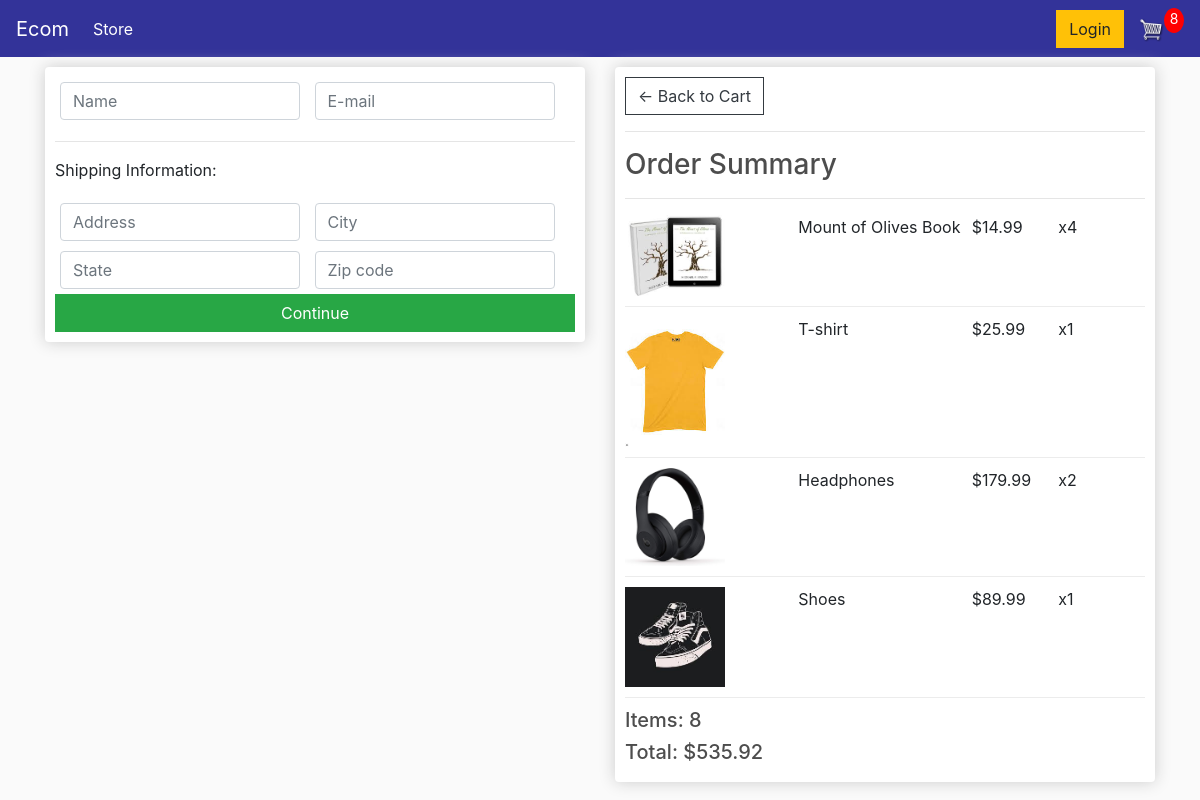
The page /checkout/ (signed in) on the database as committed earlier.
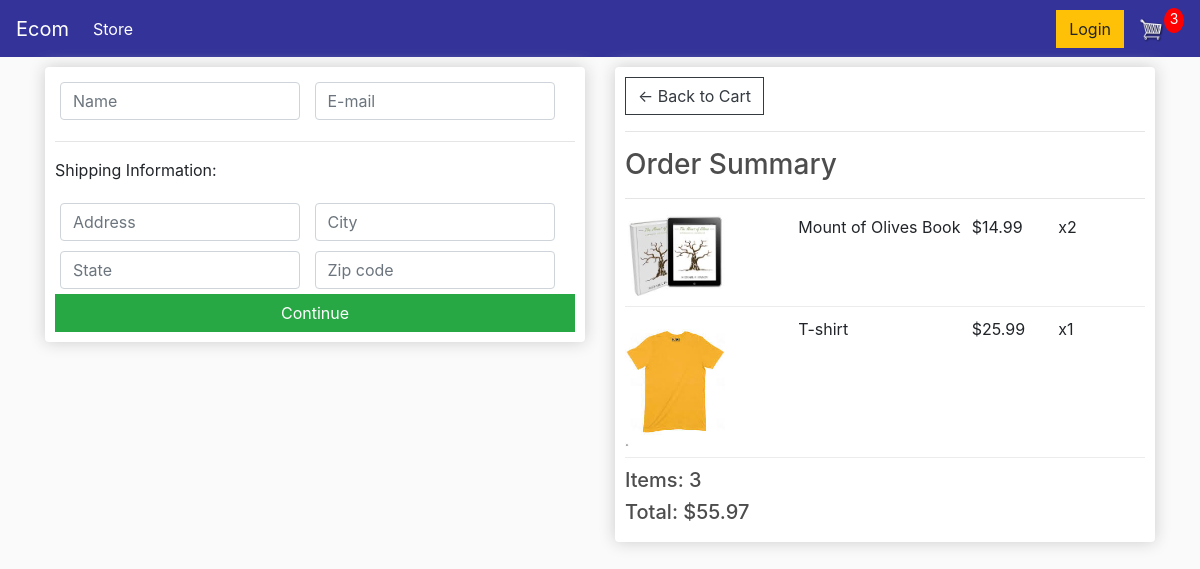
The same page on the database as committed later.
### store/models.py (models this page shows, shortened)
class OrderItem(models.Model):
    product = models.ForeignKey(Product, on_delete=models.SET_NULL, blank=True, null=True)
    order = models.ForeignKey(Order, on_delete=models.SET_NULL, blank=True, null=True)
    quantity = models.IntegerField(default=0, null=True, blank=False)
    date_added = models.DateTimeField(auto_now_add=True)
    @property
    def get_total(self):
        total = self.product.price * self.quantity
        return total

class Product(models.Model):
    name = models.CharField(max_length=200, null=True)
    price = models.FloatField()
    digital = models.BooleanField(default=False, null=True, blank=False)
    image = models.ImageField(null=True, blank=True)
    @property
    def imageURL(self):
        try:
            url = self.image.url
        except:
            url = ''
        return url

class Order(models.Model):
    customer = models.ForeignKey(Customer, on_delete=models.SET_NULL, blank=True, null=True)
    date_ordered = models.DateTimeField(auto_now_add=True)
    complete = models.BooleanField(default=False, null=True, blank=False)
    transaction_id = models.CharField(max_length=200, null=True)
    @property
    def shipping(self):
        shipping = False
        orderitems = self.orderitem_set.all()
        for i in orderitems:
            if i.product.digital == False:
                shipping = True
        return shipping
    @property
    def get_cart_total(self):
        orderitems = self.orderitem_set.all()
        total = sum([item.get_total for item in orderitems])
        return total
    @property
    def get_cart_items(self):
        orderitems = self.orderitem_set.all()
        total = sum([item.quantity for item in orderitems])
        return total

### store/views.py (the view)
def checkout(request):
    if request.user.is_authenticated:
        customer = request.user.customer
        order, created = Order.objects.get_or_create(customer=customer, complete=False)
        items = order.orderitem_set.all()
        cartItems = order.get_cart_items
    else:
        items = []
        order = {'get_cart_total': 0, 'get_cart_items': 0, 'shipping': False}
        cartItems = order['get_cart_items']
    context = {'items': items, 'order': order, 'cartItems': cartItems}
    return render(request, 'store/checkout.html', context)

### store/templates/store/checkout.html (shortened to what this page needs)
{% extends 'store/main.html' %}
{% load static %}
{% block content %}
<div class="row">
  <div class="col-lg-6">
    <div class="box-element" id="form-wrapper">
      <form id="form">
        <div id="user-info">
          <div class="form-field">
            <input required class="form-control" type="text" name="name" placeholder="Name">
          </div>
          <div class="form-field">
            <input required class="form-control" type="email" name="email" placeholder="E-mail">
          </div>
        </div>
        <div id="shipping-info">
          <hr>
          <p>Shipping Information:</p>
          <div class="form-field">
            <input  class="form-control" type="text" name="address" placeholder="Address">
          </div>
          <div class="form-field">
            <input  class="form-control" type="text" name="city" placeholder="City">
          </div>
          <div class="form-field">
            <input  class="form-control" type="text" name="state" placeholder="State">
          </div>
          <div class="form-field">
            <input  class="form-control" type="text" name="zipcode" placeholder="Zip code">
          </div>
        </div>
        <input id="form-button" class="btn btn-success btn-block" type="submit" value="Continue">
      </form>
    </div>
    <br>
  </div>
  <div class="col-lg-6">
    <div class="box-element">
      <a class="btn btn-outline-dark" href="{% url 'cart' %}">&#x2190; Back to Cart</a>
      <hr>
      <h3>Order Summary</h3>
      <hr>
      {% for item in items %}
      <div class="cart-row">
        <div style="flex:2"><img class="row-image" src="{{item.product.imageURL}}"></div>
        <div style="flex:2"><p>{{item.product.name}}</p></div>
        <div style="flex:1"><p>${{item.product.price}}</p></div>
        <div style="flex:1"><p>x{{item.quantity}}</p></div>
      </div>
      {% endfor %}
      <h5>Items: {{order.get_cart_items}}</h5>
      <h5>Total: ${{order.get_cart_total|floatformat:2}}</h5>
    </div>
  </div>
</div>
{% endblock content%}

Rows that differ between the two databases and show on the page:
removed OrderItem: product.imageURL (picture), product.name "Headphones", product.price "179.99", quantity "2"
removed OrderItem: product.imageURL (picture), product.name "Shoes", product.price "89.99", quantity "1"
changed OrderItem "Mount of Olives Book": quantity "4" → "2"
changed through a linked row, Order: get_cart_items "8" → "3"; get_cart_total "535.92" → "55.97"
Other text that changed with them:
{{ cartItems }}: "8" → "3"
